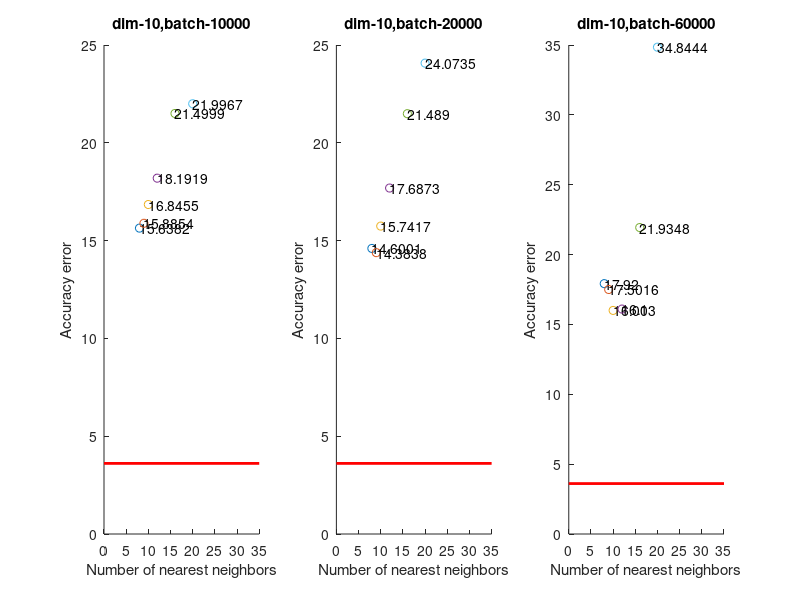
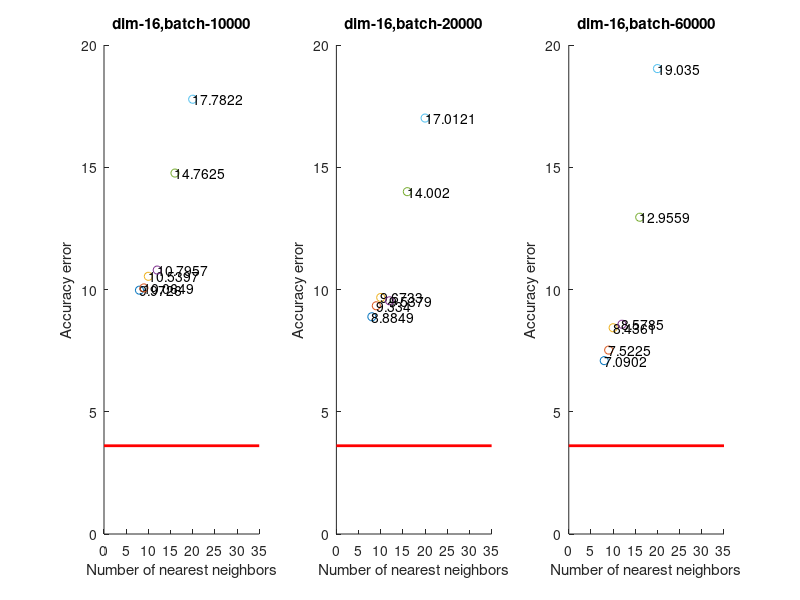
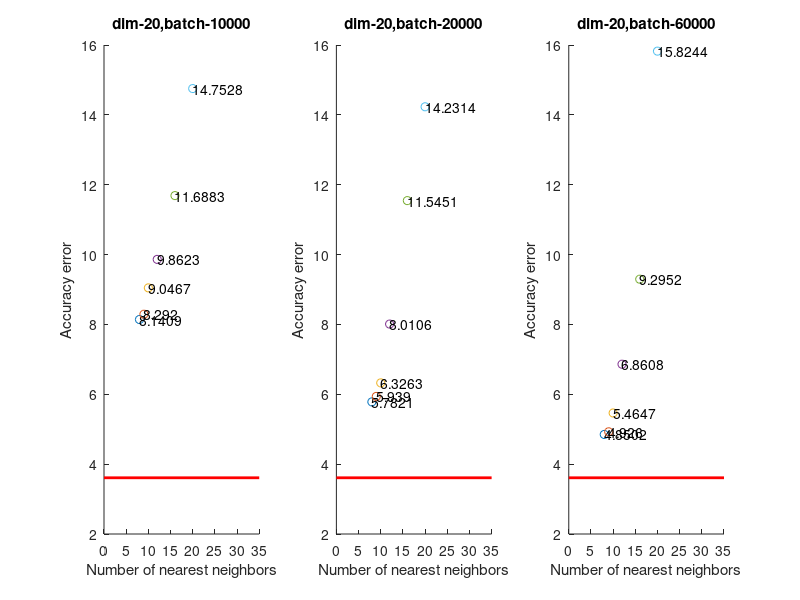
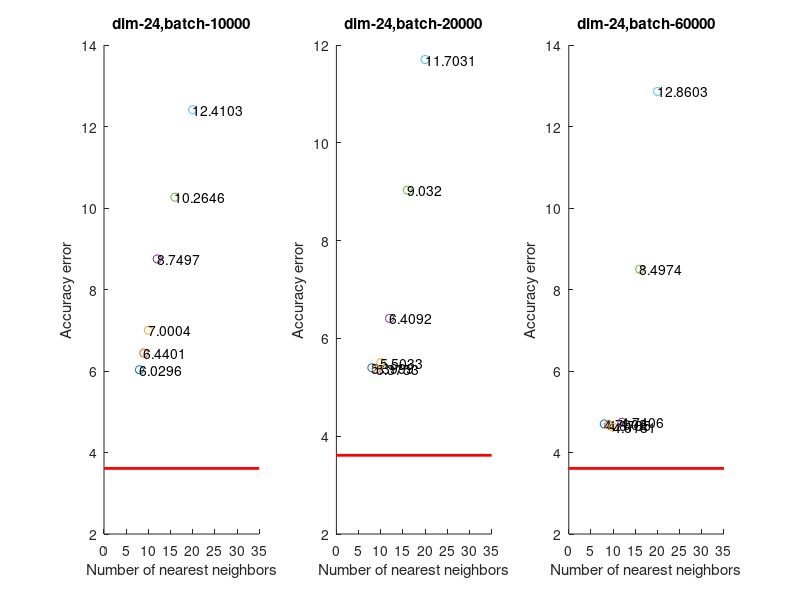

These charts were generated, in order, by the following MATLAB code:
%% Visualize Experiment results

clear all; close all; clc;
% Param: [K batch d]
load('MNIST_Experiments_60000_Proj/results_classification_err.mat');

no_dimRed = 3.6096;

% Experiment parameters
% LLE Num of neighbors
neighbors = [8; 9; 10; 12; 16; 20;];

% LLE Num of new dimensionality 
dim = [10; 16; 20; 24; 32; 40; 52; 64; 96; 128; 164; 196; 256];

% Batch size (Must be grater thna K) 
batch = [10000; 20000; 60000];

% Best accuracy
min = 100.00;
param = zeros(3,1);

% Loop for each dimension
for d=1:size(results_classification_err,3)
    figure(d);
    
    % Loop for each batch_size
    for b=1:size(results_classification_err,2)
        subplot(1,size(batch,1),b);
        
        % Loop for each neighbor
        for k=1:size(results_classification_err,1)
            if(results_classification_err(k,b,d) < min)
               min = results_classification_err(k,b,d);
               param(1,1) = k; param(2,1) = b; param(3,1) = d;
            end
            
            scatter(neighbors(k,1),double(results_classification_err(k,b,d)));hold on;
            text(neighbors(k,1), results_classification_err(k,b,d),num2str(results_classification_err(k,b,d)));
        end
        line([0,max(neighbors)+15],[no_dimRed,no_dimRed],'Color','r','LineWidth',2)
        title(strcat('dim-',int2str(dim(d,1)),',','batch-',int2str(batch(b,1))));
        xlabel('Number of nearest neighbors');
        ylabel('Accuracy error');
        hold off;
    end
end

fprintf('Best accuracy with dimensionality reduction: %f, dim: %d, batch: %d, neighbors: %d \n',...
        min, dim(param(3,1),1), batch(param(2,1),1), neighbors(param(1,1),1));
fprintf('Accuracy without dimensionality reduction: %f \n', no_dimRed);


